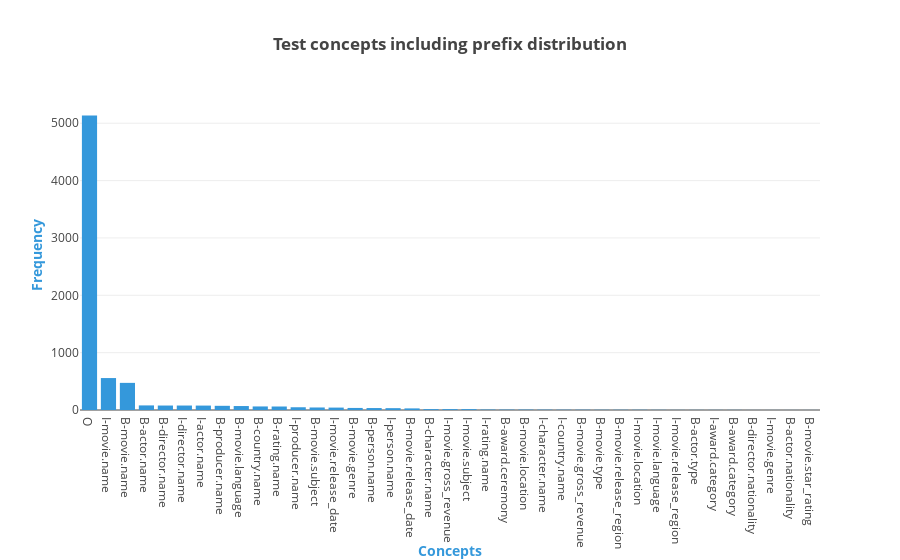

Notebook code cell kept with this figure:
### Code cell
X_axis = []
Y_axis = []
sorted_dict = sorted(concept_including_prefix_count_dictionary.items(), key=itemgetter(1), reverse=True)

for concept_including_prefix, concept_including_prefix_count in sorted_dict:
    if concept_including_prefix_count > 0:
        X_axis.append(concept_including_prefix)
        Y_axis.append(concept_including_prefix_count)

assert(len(X_axis) == len(Y_axis)) 

plotly.offline.iplot({
    "data": [Bar(orientation = 'v',
                 x = X_axis,
                 y = Y_axis,
                 marker = dict(color = "#3498db"))],
    "layout": Layout(title="<b>Test concepts including prefix distribution</b>", 
                     xaxis=dict(title='<b>Concepts</b>', titlefont=dict(color='#3498db')),
                     yaxis=dict(title='<b>Frequency</b>', dtick = 1000, titlefont=dict(color='#3498db')),
                     margin=Margin(b=150)
                    )
})

### Figure 1 — Plotly figure (JSON) as saved in the notebook; plotly's stock layout.template omitted (floating-point values rounded to 4 significant figures)
{"data": [{"marker": {"color": "#3498db"}, "orientation": "v", "type": "bar", "x": ["O", "I-movie.name", "B-movie.name", "B-actor.name", "B-director.name", "I-director.name", "I-actor.name", "B-producer.name", "B-movie.language", "B-country.name", "B-rating.name", "I-producer.name", "B-movie.subject", "I-movie.release_date", "B-movie.genre", "B-person.name", "I-person.name", "B-movie.release_date", "B-character.name", "I-movie.gross_revenue", "I-movie.subject", "I-rating.name", "B-award.ceremony", "B-movie.location", "I-character.name", "I-country.name", "B-movie.gross_revenue", "B-movie.type", "B-movie.release_region", "I-movie.location", "I-movie.language", "I-movie.release_region", "B-actor.type", "I-award.category", "B-award.category", "B-director.nationality", "I-movie.genre", "B-actor.nationality", "B-movie.star_rating"], "y": [5135, 557, 473, 80, 78, 78, 77, 73, 69, 62, 61, 48, 44, 42, 36, 34, 32, 28, 15, 15, 15, 8, 7, 7, 6, 5, 5, 4, 4, 4, 3, 2, 2, 2, 2, 1, 1, 1, 1]}], "layout": {"margin": {"b": 150}, "title": "<b>Test concepts including prefix distribution</b>", "xaxis": {"title": "<b>Concepts</b>", "titlefont": {"color": "#3498db"}}, "yaxis": {"dtick": 1000, "title": "<b>Frequency</b>", "titlefont": {"color": "#3498db"}}}}
